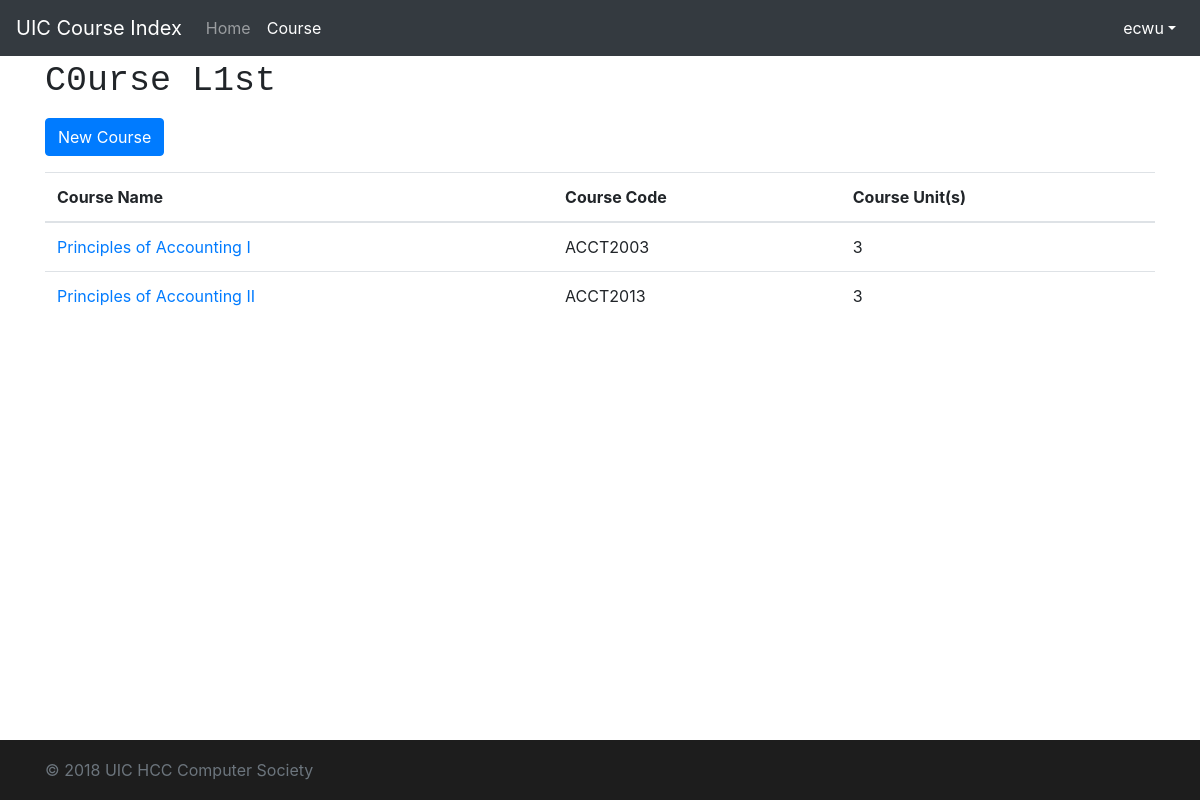
The app's page /course/ (signed in), older data.
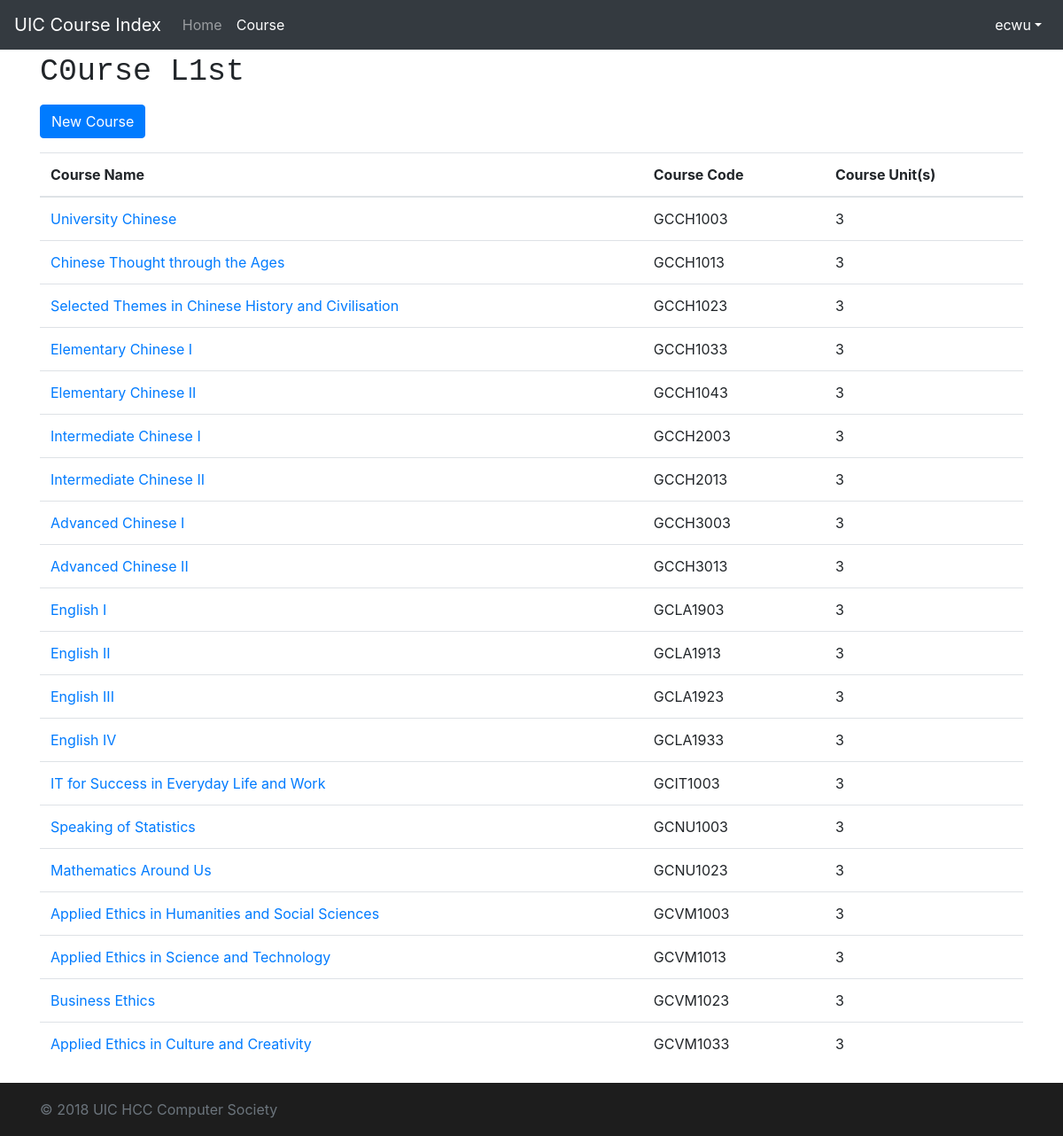
The same page, newer data.
### course/models.py (models this page shows, shortened)
class Course(models.Model):
    course_name_en = models.TextField(null=True)
    course_name_cn = models.TextField(null=True)
    course_code = models.CharField(max_length=32, default='EMPTY_COURSE_CODE')
    course_units = models.IntegerField()
    course_class = models.CharField(max_length=32, default='DEFAULT_CLASS')
    course_descriptions = models.TextField(null=True)

### course/views.py (the view)
# urls.py: path('course/', views.course_list, name='course_list'),
def course_list(request):
    if not request.user.is_authenticated:
        messages.add_message(request, messages.ERROR, 'Login required.')
        return redirect('/')
    else:
        userdata = request.user
        course_all = models.Course.objects.all()
        return render(request, 'course/course.html', {'userdata': userdata, 'courses': course_all})

### course/templates/course/course.html (shortened to what this page needs)
<!doctype html>
<html lang="en">
<head>
    <link href="https://cdn.bootcss.com/bootstrap/4.0.0/css/bootstrap.min.css" rel="stylesheet">
    {% load static %}
    <link href="{% static "course/css/login_page.css" %}" rel="stylesheet">
</head>
<body>
<header>
    <nav class="navbar navbar-expand-md navbar-dark fixed-top bg-dark">
        <a class="navbar-brand" href="{% url 'home_page' %}">UIC Course Index</a>
        <div class="collapse navbar-collapse" id="navbarCollapse">
            <ul class="navbar-nav mr-auto">
                <li class="nav-item">
                    <a class="nav-link" href="{% url 'home_page' %}">Home</a>
                </li>
                <li class="nav-item active">
                    <a class="nav-link" href="{% url 'course_list' %}">Course <span class="sr-only">(current)</span></a>
                </li>
            </ul>
            <ul class="navbar-nav ml-auto">
                <li class="nav-item dropdown show">
                    <a class="nav-link dropdown-toggle" href="#" id="dropdown01" data-toggle="dropdown"
                       aria-haspopup="true" aria-expanded="true">{{ userdata.username }}</a>
                </li>
            </ul>
        </div>
    </nav>
</header>
<main role="main" class="container">
    <h1>
        <pre>C0urse L1st</pre>
    </h1>
    {% if userdata.groups.all.0.name == "course_master" %}
        <a href="{% url 'course_detail_edit' '0' %}" class="btn btn-primary">New Course</a>
    {% endif %}
    <table class="table table-hover" style="margin-top: 1rem; margin-bottom: 5rem;">
        <thead>
        <tr>
            <th scope="col">Course Name</th>
            <th scope="col">Course Code</th>
            <th scope="col">Course Unit(s)</th>
        </tr>
        </thead>
        <tbody>
        {% for course in courses %}
            <tr>
                <td><a href="{% url 'course_detail' course.id %}">{{ course.course_name_en }}</a></td>
                <td>{{ course.course_code }}</td>
                <td>{{ course.course_units }}</td>
            </tr>
        {% endfor %}
        </tbody>
    </table>
</main>
<footer class="footer">
    <div class="container">
        <span class="text-muted">&copy; 2018 UIC HCC Computer Society</span>
    </div>
</footer>
{% load static %}
</body>
</html>

### course/static/course/css/login_page.css (style rules this page uses)
html { position: relative; min-height: 100%; }
body { margin-bottom: 60px; font-family: -apple-system, BlinkMacSystemFont, "Segoe UI", "Droid Sans", "Helvetica Neue", "PingFang SC", "Hiragino Sans GB", "Droid Sans Fallback", "Microsoft YaHei", sans-serif; }
.footer { position: absolute; bottom: 0; width: 100%; height: 60px; line-height: 60px; background-color: #1d1d1d; }
body > .container { padding: 60px 15px 0; }
.footer > .container { padding-right: 15px; padding-left: 15px; }

Row changes from the older to the newer data that the page shows:
removed Course: course_name_en "Principles of Accounting I", course_code "ACCT2003", course_units "3"
removed Course: course_name_en "Principles of Accounting II", course_code "ACCT2013", course_units "3"
added Course: course_name_en "University Chinese", course_code "GCCH1003", course_units "3"
added Course: course_name_en "Chinese Thought through the Ages", course_code "GCCH1013", course_units "3"
added Course: course_name_en "Selected Themes in Chinese History and Civilisation", course_code "GCCH1023", course_units "3"
added Course: course_name_en "Elementary Chinese I", course_code "GCCH1033", course_units "3"
added Course: course_name_en "Elementary Chinese II", course_code "GCCH1043", course_units "3"
added Course: course_name_en "Intermediate Chinese I", course_code "GCCH2003", course_units "3"
added Course: course_name_en "Intermediate Chinese II", course_code "GCCH2013", course_units "3"
added Course: course_name_en "Advanced Chinese I", course_code "GCCH3003", course_units "3"
added Course: course_name_en "Advanced Chinese II", course_code "GCCH3013", course_units "3"
added Course: course_name_en "English I", course_code "GCLA1903", course_units "3"
added Course: course_name_en "English II", course_code "GCLA1913", course_units "3"
added Course: course_name_en "English III", course_code "GCLA1923", course_units "3"
added Course: course_name_en "English IV", course_code "GCLA1933", course_units "3"
added Course: course_name_en "IT for Success in Everyday Life and Work", course_code "GCIT1003", course_units "3"
added Course: course_name_en "Speaking of Statistics", course_code "GCNU1003", course_units "3"
added Course: course_name_en "Mathematics Around Us", course_code "GCNU1023", course_units "3"
added Course: course_name_en "Applied Ethics in Humanities and Social Sciences", course_code "GCVM1003", course_units "3"
added Course: course_name_en "Applied Ethics in Science and Technology", course_code "GCVM1013", course_units "3"
added Course: course_name_en "Business Ethics", course_code "GCVM1023", course_units "3"
added Course: course_name_en "Applied Ethics in Culture and Creativity", course_code "GCVM1033", course_units "3"
